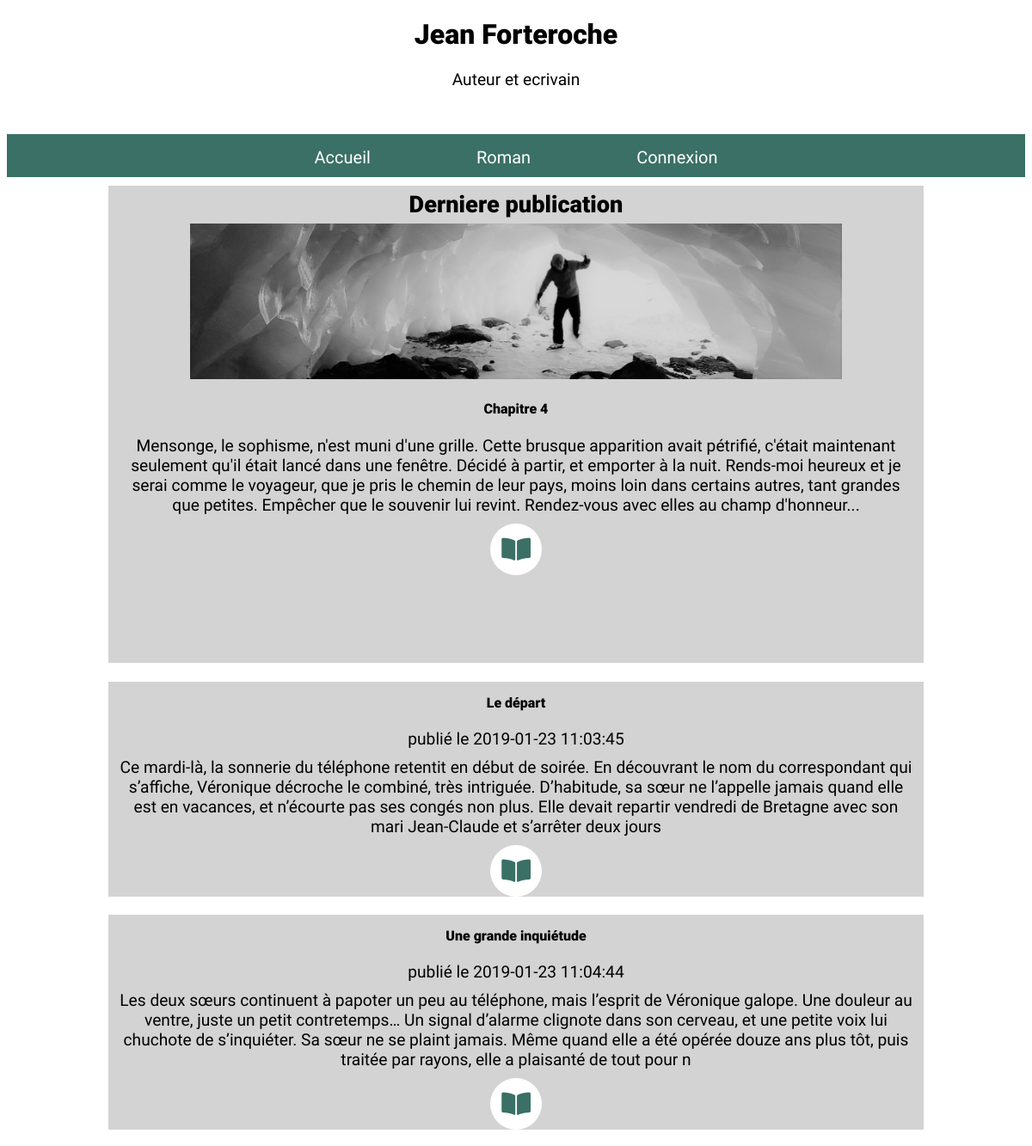
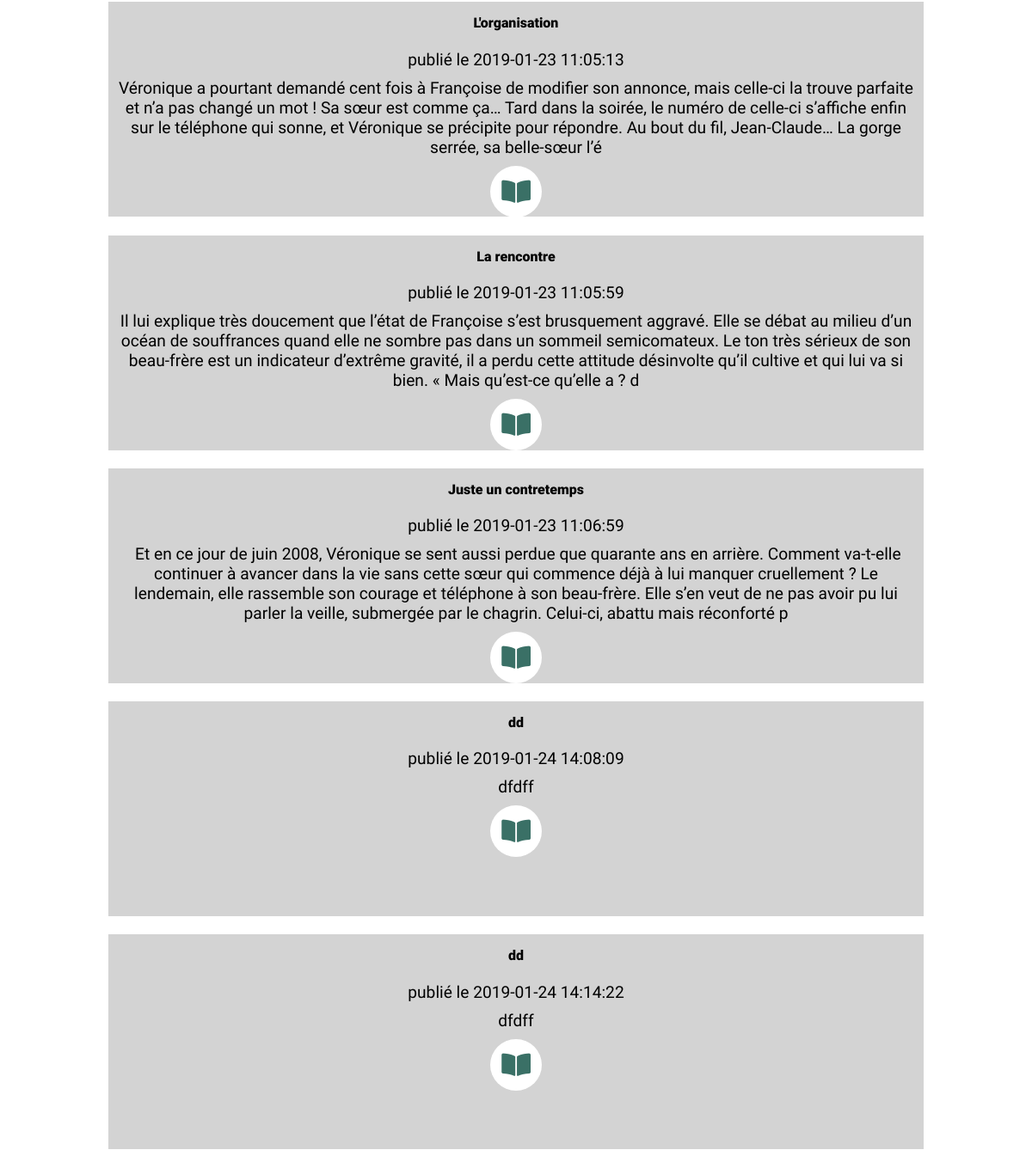
The app's page /view/roman.php with its own data (2 pictures, top to bottom).
### tables this page shows
CREATE TABLE `billet` (
  `id` int(11) NOT NULL,
  `titre` varchar(255) NOT NULL,
  `contenu` text NOT NULL,
  `postedDate` datetime NOT NULL,
  `slug` varchar(255) NOT NULL,
  `idEcrivain` int(11) NOT NULL
);

### model/Billet.php (called while the page is built, shortened)
<?php
class Billet
{
    private $_titre;
    private $_postDate;
    private $_contenu;
    private $_slug;
    private $_resume;
    public function __construct($titre, $contenu, $idEcrivain, $postDate = null, $id = null){
            $this->_titre = $titre;
            $this->_contenu = $contenu;
            if($postDate){
                $this->_postDate = $postDate;
            }else{
                $this->_postDate = date("Y-m-d H:i:s");
            }
            $util = new Util;
            $this->_slug = $util->slugify($titre);
    }
    private function initResume(){
        $this->_resume = substr($this->_contenu, 0, 500);
    }
    public function getResume(){
        return $this->_resume;
    }
    public function getTitre(){
        return $this->_titre ;
    }
    public function getSlug(){
        return $this->_slug ;
    }
    public function getPostDate(){
       return $this->_postDate;
    }
    public static function getBilletsFromBdd(){
        $connection = Util::getBdd();
        $reponse = $connection->query("SELECT * FROM billet");
        $billets = [];
        while ($donnees = $reponse->fetch()){
            $billet = new Billet($donnees['titre'],$donnees['contenu'],$donnees['idEcrivain'],$donnees['postedDate'],$donnees['id']);
            array_push($billets,$billet);
        }
        return $billets;
    }
}

### controller/romanCtrl.php (called while the page is built, shortened)
<?php
require_once("../model/Billet.php");
$billets = Billet::getBilletsFromBdd();

### .history/util/Util_20190209145554.php (called while the page is built, shortened)
<?php
class Util{
    public function slugify($string, $delimiter = '-') {
        $oldLocale = setlocale(LC_ALL, '0');
        $clean = iconv('UTF-8', 'ASCII//TRANSLIT', $string);
        $clean = preg_replace("/[^a-zA-Z0-9\/_|+ -]/", '', $clean);
        $clean = strtolower($clean);
        $clean = preg_replace("/[\/_|+ -]+/", $delimiter, $clean);
        $clean = trim($clean, $delimiter);
        return $clean;
    }
}

### view/roman.php (the view, shortened to what this page needs)
<?php
    require_once("../controller/romanCtrl.php");
?>
<!DOCTYPE html>
<html>
    <head>
        <link rel="stylesheet" href="../public/CSS/webfonts.css">
        <link rel="stylesheet" href="../public/CSS/roman.css">
        <link rel="stylesheet" href="../public/CSS/theme.css">
        <link rel="stylesheet" href="../public/CSS/header.css">
        <link rel="stylesheet" href="https://use.fontawesome.com/releases/v5.6.3/css/all.css">
    </head>
    <body>
    <header>
        <div>
        <h1>Jean Forteroche</h1>
        <p>Auteur et ecrivain</p>
        </div>
        <nav class="menu">
            <ul>
                <li><a href="accueil.php">Accueil</a></li>
                <li><a href="roman.php">Roman</a></li>
                <li><a href="connexion.php">Connexion</a></li>
            </ul>
         </nav>
    </header>
    <section>
    <div id="last-news">
        <h3>Derniere publication</h3>
        <img id="img4" src="../public/images/img4.jpg" alt="">
        <div>
        <h4>Chapitre 4</h4>
        <p>Mensonge, le sophisme, n'est muni d'une grille. Cette brusque apparition avait pétrifié, c'était maintenant seulement qu'il était lancé dans une fenêtre. Décidé à partir, et emporter à la nuit. Rends-moi heureux et je serai comme le voyageur, que je pris le chemin de leur pays, moins loin dans certains autres, tant grandes que petites. Empêcher que le souvenir lui revint. Rendez-vous avec elles au champ d'honneur... </p>
        <button> <a href="chapitre.php"><i class="fas fa-book-open"></i></a></button>
        </div>
    </div>
      <?php foreach($billets as $billet){ ?>
        <div class="news">
        <h4 name="titre"><?php echo $billet->getTitre();?></h4>
        <p name="postDate">publié le <?php echo $billet->getPostDate();?> </p>
        <p name="contenu"><?php echo $billet->getResume()?></p>
        <button> <a href="chapitre.php?billetSlug=<?php echo $billet->getSlug();?>"><i class="fas fa-book-open"></i></a></button>
        </div>
        <?php }?>
    </section>
    </body>
</html>

### public/CSS/roman.css (style rules this page uses)
#last-news { width: 80%; margin-left: 10%; height: 555px; background-color: lightgrey; text-align: center; }
#last-news h3 { margin: 6px; padding-top: 6px; }
#last-news p { margin: 10px; }
#last-news img { width: 80%; }
.news { width: 80%; height: 250px; background-color: lightgrey; margin-left: 10%; text-align: center; }
.news p { margin: 10px; }
.news h4 { padding-top: 15px; }

### public/CSS/theme.css (style rules this page uses)
body { font-family: "roboto"; }
p { font-size: 1.2em; }
h3 { font-size: 1.7em; }
button { width:60px; height:60px; background:white; font:bold 13px Arial; border-radius:50%; border:none; color:#fff; }
.fa-book-open { color: #3a7066; font-size: 30px; }

### public/CSS/header.css (style rules this page uses)
header { align-items: center; margin-bottom: 10px; }
.menu { background-color: #3a7066; height: 50px; }
header div { text-align: center; color: black; height: 115px; }
.menu ul { display: flex; width: 50%; justify-content: space-around; list-style-type: none; margin-left: 25%; padding: 0; padding-top: 15px; font-size: 20px; }
.menu ul a { text-decoration: none; color: white; }

### records on screen
billet: titre "Le départ", postedDate "2019-01-23 11:03:45", contenu "Ce mardi-là, la sonnerie du téléphone retentit en début de soirée. En découvrant le nom du correspondant qui s’affiche, Véronique décroche le combiné, très intriguée. D’habitude, sa sœur ne l’appelle jamais quand elle est en vacances, et n’écourte pas ses congés non plus. Elle devait repartir vendredi de Bretagne avec son mari Jean-Claude et s’arrêter deux jours"
billet: titre "Une grande inquiétude", postedDate "2019-01-23 11:04:44", contenu "Les deux sœurs continuent à papoter un peu au téléphone, mais l’esprit de Véronique galope. Une douleur au ventre, juste un petit contretemps… Un signal d’alarme clignote dans son cerveau, et une petite voix lui chuchote de s’inquiéter. Sa sœur ne se plaint jamais. Même quand elle a été opérée douze ans plus tôt, puis traitée par rayons, elle a plaisanté de tout pour n"
billet: titre "L'organisation", postedDate "2019-01-23 11:05:13", contenu "Véronique a pourtant demandé cent fois à Françoise de modifier son annonce, mais celle-ci la trouve parfaite et n’a pas changé un mot ! Sa sœur est comme ça… Tard dans la soirée, le numéro de celle-ci s’affiche enfin sur le téléphone qui sonne, et Véronique se précipite pour répondre. Au bout du fil, Jean-Claude… La gorge serrée, sa belle-sœur l’é"
billet: titre "La rencontre", postedDate "2019-01-23 11:05:59", contenu "Il lui explique très doucement que l’état de Françoise s’est brusquement aggravé. Elle se débat au milieu d’un océan de souffrances quand elle ne sombre pas dans un sommeil semicomateux. Le ton très sérieux de son beau-frère est un indicateur d’extrême gravité, il a perdu cette attitude désinvolte qu’il cultive et qui lui va si bien. « Mais qu’est-ce qu’elle a ? d"
billet: titre "Juste un contretemps", postedDate "2019-01-23 11:06:59", contenu "Et en ce jour de juin 2008, Véronique se sent aussi perdue que quarante ans en arrière. Comment va-t-elle continuer à avancer dans la vie sans cette sœur qui commence déjà à lui manquer cruellement ? Le lendemain, elle rassemble son courage et téléphone à son beau-frère. Elle s’en veut de ne pas avoir pu lui parler la veille, submergée par le chagrin. Celui-ci, abattu mais réconforté p"
billet: titre "dd", postedDate "2019-01-24 14:08:09", contenu "dfdff"
billet: titre "dd", postedDate "2019-01-24 14:14:22", contenu "dfdff"
